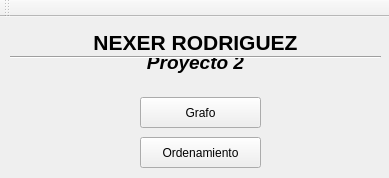
<?xml version="1.0" encoding="UTF-8"?>
<ui version="4.0">
 <class>Menu</class>
 <widget class="QMainWindow" name="Menu">
  <property name="geometry">
   <rect>
    <x>0</x>
    <y>0</y>
    <width>389</width>
    <height>178</height>
   </rect>
  </property>
  <property name="windowTitle">
   <string>Menu</string>
  </property>
  <widget class="QWidget" name="centralWidget">
   <widget class="QPushButton" name="pushButton">
    <property name="geometry">
     <rect>
      <x>140</x>
      <y>80</y>
      <width>121</width>
      <height>31</height>
     </rect>
    </property>
    <property name="text">
     <string>Grafo</string>
    </property>
   </widget>
   <widget class="QPushButton" name="pushButton_2">
    <property name="geometry">
     <rect>
      <x>140</x>
      <y>120</y>
      <width>121</width>
      <height>31</height>
     </rect>
    </property>
    <property name="text">
     <string>Ordenamiento</string>
    </property>
   </widget>
   <widget class="QLabel" name="label">
    <property name="geometry">
     <rect>
      <x>10</x>
      <y>10</y>
      <width>371</width>
      <height>31</height>
     </rect>
    </property>
    <property name="font">
     <font>
      <pointsize>16</pointsize>
      <weight>75</weight>
      <bold>true</bold>
     </font>
    </property>
    <property name="text">
     <string>NEXER RODRIGUEZ</string>
    </property>
    <property name="alignment">
     <set>Qt::AlignCenter</set>
    </property>
   </widget>
   <widget class="QLabel" name="label_2">
    <property name="geometry">
     <rect>
      <x>10</x>
      <y>30</y>
      <width>371</width>
      <height>31</height>
     </rect>
    </property>
    <property name="font">
     <font>
      <pointsize>14</pointsize>
      <weight>75</weight>
      <italic>true</italic>
      <bold>true</bold>
     </font>
    </property>
    <property name="text">
     <string>Proyecto 2</string>
    </property>
    <property name="alignment">
     <set>Qt::AlignCenter</set>
    </property>
   </widget>
   <widget class="Line" name="line">
    <property name="geometry">
     <rect>
      <x>10</x>
      <y>30</y>
      <width>371</width>
      <height>20</height>
     </rect>
    </property>
    <property name="orientation">
     <enum>Qt::Horizontal</enum>
    </property>
   </widget>
  </widget>
  <widget class="QToolBar" name="mainToolBar">
   <attribute name="toolBarArea">
    <enum>TopToolBarArea</enum>
   </attribute>
   <attribute name="toolBarBreak">
    <bool>false</bool>
   </attribute>
  </widget>
 </widget>
 <layoutdefault spacing="6" margin="11"/>
 <resources/>
 <connections/>
</ui>
